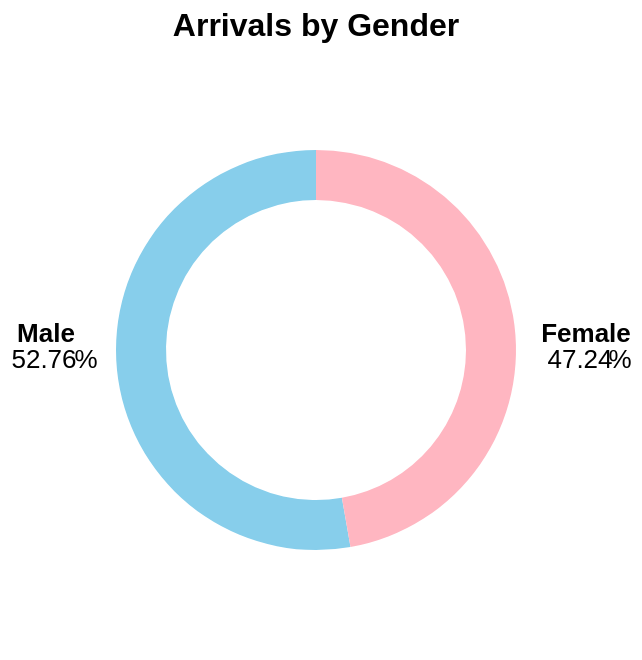

Source (Vega-Lite JSON):
### Vega-Lite specification from a JSON file in a GitHub repository (floating-point values rounded to 4 significant figures)
{"$schema": "https://vega.github.io/schema/vega-lite/v5.json", "description": "Donut chart to show male and female arrivals", "title": {"text": "Arrivals by Gender", "fontSize": 16, "anchor": "middle"}, "width": 300, "height": 300, "data": {"values": [{"gender": "Male", "percentage": 52.76, "count": 1862082, "total": 3528338}, {"gender": "Female", "percentage": 47.24, "count": 1666256, "total": 3528338}]}, "layer": [{"mark": {"type": "arc", "innerRadius": 75, "outerRadius": 100, "tooltip": true}, "encoding": {"theta": {"field": "percentage", "type": "quantitative", "stack": true}, "color": {"field": "gender", "type": "nominal", "legend": null, "scale": {"domain": ["Male", "Female"], "range": ["#87CEEB", "#FFB6C1"]}, "title": "Gender"}, "tooltip": [{"field": "gender", "type": "nominal", "title": "Gender"}, {"field": "total", "type": "quantitative", "title": "Total Arrivals", "format": ","}, {"field": "count", "type": "quantitative", "title": "Total Gender Arrivals", "format": ","}, {"field": "percentage", "type": "quantitative", "title": "Percentage"}]}}, {"mark": {"type": "text", "dx": -136, "dy": 5, "fontSize": 13}, "encoding": {"theta": {"field": "percentage", "type": "quantitative"}, "radius": {"value": 0}, "text": {"condition": {"test": "datum.gender === 'Male'", "field": "percentage", "type": "quantitative", "format": ".2f"}, "else": {"value": ""}}}}, {"mark": {"type": "text", "dx": 132, "dy": 5, "fontSize": 13}, "encoding": {"theta": {"field": "percentage", "type": "quantitative"}, "radius": {"value": 0}, "text": {"condition": {"test": "datum.gender === 'Female'", "field": "percentage", "type": "quantitative", "format": ".2f"}, "else": {"value": ""}}}}, {"mark": {"type": "text", "dx": -135, "dy": -8, "fontWeight": "bold", "fontSize": 13}, "encoding": {"theta": {"field": "gender", "type": "nominal"}, "radius": {"value": 0}, "text": {"condition": {"test": "datum.gender === 'Male'", "field": "gender", "type": "nominal"}, "else": {"value": ""}}}}, {"mark": {"type": "text", "dx": 135, "dy": -8, "fontWeight": "bold", "fontSize": 13}, "encoding": {"theta": {"field": "gender", "type": "nominal"}, "radius": {"value": 0}, "text": {"condition": {"test": "datum.gender === 'Female'", "field": "gender", "type": "nominal"}, "else": {"value": ""}}}}, {"mark": {"type": "text", "dx": -115, "dy": 5, "fontSize": 13}, "encoding": {"theta": {"field": "percentage", "type": "quantitative"}, "radius": {"value": 0}, "text": {"condition": {"test": "datum.gender === 'Male'", "value": "%"}, "else": {"value": ""}}}}, {"mark": {"type": "text", "dx": 152, "dy": 5, "fontSize": 13}, "encoding": {"theta": {"field": "percentage", "type": "quantitative"}, "radius": {"value": 0}, "text": {"condition": {"test": "datum.gender === 'Female'", "value": "%"}, "else": {"value": ""}}}}]}
